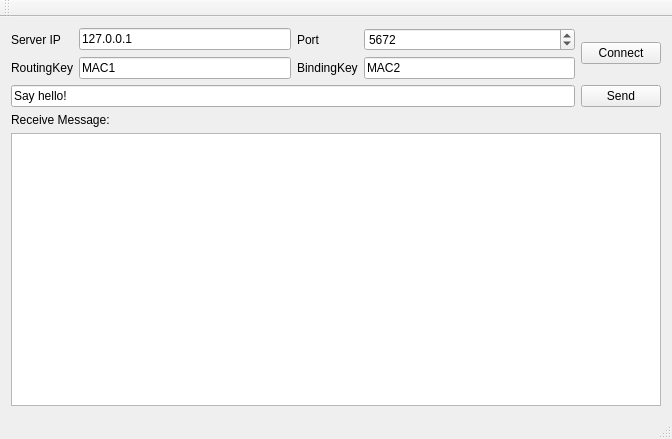
<?xml version="1.0" encoding="UTF-8"?>
<ui version="4.0">
 <class>MainWindow</class>
 <widget class="QMainWindow" name="MainWindow">
  <property name="geometry">
   <rect>
    <x>0</x>
    <y>0</y>
    <width>672</width>
    <height>439</height>
   </rect>
  </property>
  <property name="windowTitle">
   <string>RabbitClient</string>
  </property>
  <widget class="QWidget" name="centralWidget">
   <layout class="QVBoxLayout" name="verticalLayout">
    <item>
     <layout class="QHBoxLayout" name="horizontalLayout_3">
      <item>
       <layout class="QGridLayout" name="gridLayout">
        <item row="1" column="0">
         <widget class="QLabel" name="label_4">
          <property name="text">
           <string>RoutingKey</string>
          </property>
         </widget>
        </item>
        <item row="0" column="3">
         <widget class="QSpinBox" name="serverPort">
          <property name="maximum">
           <number>99999</number>
          </property>
          <property name="value">
           <number>5672</number>
          </property>
         </widget>
        </item>
        <item row="0" column="2">
         <widget class="QLabel" name="label_3">
          <property name="text">
           <string>Port</string>
          </property>
         </widget>
        </item>
        <item row="1" column="2">
         <widget class="QLabel" name="label_5">
          <property name="text">
           <string>BindingKey</string>
          </property>
         </widget>
        </item>
        <item row="0" column="0">
         <widget class="QLabel" name="label_2">
          <property name="text">
           <string>Server IP</string>
          </property>
         </widget>
        </item>
        <item row="1" column="3">
         <widget class="QLineEdit" name="bindingKey">
          <property name="text">
           <string>MAC2</string>
          </property>
         </widget>
        </item>
        <item row="1" column="1">
         <widget class="QLineEdit" name="routingKey">
          <property name="text">
           <string>MAC1</string>
          </property>
         </widget>
        </item>
        <item row="0" column="1">
         <widget class="QLineEdit" name="serverIP">
          <property name="text">
           <string>127.0.0.1</string>
          </property>
         </widget>
        </item>
       </layout>
      </item>
      <item>
       <widget class="QPushButton" name="connBtn">
        <property name="text">
         <string>Connect</string>
        </property>
       </widget>
      </item>
     </layout>
    </item>
    <item>
     <layout class="QHBoxLayout" name="horizontalLayout">
      <item>
       <widget class="QLineEdit" name="lineEdit">
        <property name="text">
         <string>Say hello!</string>
        </property>
       </widget>
      </item>
      <item>
       <widget class="QPushButton" name="sendBtn">
        <property name="text">
         <string>Send</string>
        </property>
       </widget>
      </item>
     </layout>
    </item>
    <item>
     <widget class="QLabel" name="label">
      <property name="text">
       <string>Receive Message:</string>
      </property>
     </widget>
    </item>
    <item>
     <widget class="QTextBrowser" name="textBrowser"/>
    </item>
   </layout>
  </widget>
  <widget class="QMenuBar" name="menuBar">
   <property name="geometry">
    <rect>
     <x>0</x>
     <y>0</y>
     <width>672</width>
     <height>26</height>
    </rect>
   </property>
  </widget>
  <widget class="QToolBar" name="mainToolBar">
   <attribute name="toolBarArea">
    <enum>TopToolBarArea</enum>
   </attribute>
   <attribute name="toolBarBreak">
    <bool>false</bool>
   </attribute>
  </widget>
  <widget class="QStatusBar" name="statusBar"/>
 </widget>
 <layoutdefault spacing="6" margin="11"/>
 <resources/>
 <connections/>
</ui>
